Frame 1 (no input): blank canvas, image omitted
Frame 60 (no input): blank canvas, image omitted
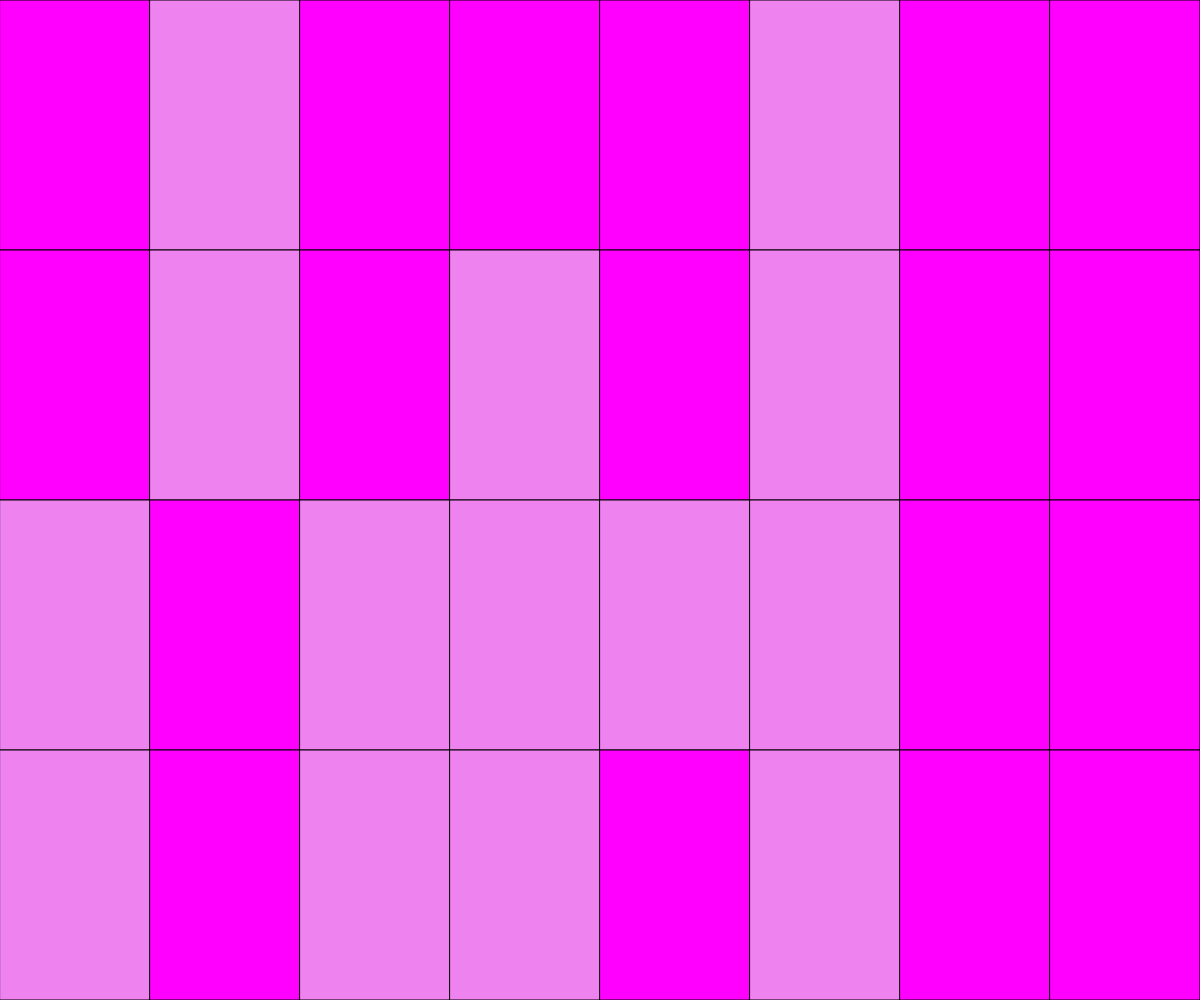
Frame 120 (the mouse pressed at the canvas centre since frame 60)

The p5.js sketch whose frames 1 and 60 were blank and that drew this single picture after the mouse press (run headless with seeded random() and noise() and a simulated clock; from frame 60 on, the mouse is pressed at the canvas centre):

// p5.js sketch
// ── sketch.js
// grid demo

let grid = 
[[1,0,1,1,1,0,1,1], [1,0,1,0,1,0,1,1], [0,1,0,0,1,0,1,1], [0,1,0,0,1,0,1,1], 
];

let state = "start";

function setup() {
  createCanvas(windowWidth, windowHeight);
}

function draw() {
  background(220);
  displayGrid(grid);
}

function displayGrid(grid) {
  let cellW = width / grid[0].length;
  let cellH = height / grid.length;

  for (let y = 0; y < grid.length; y++) {
    for (let x = 0; x < grid[y].length; x++) {
      if (state === "start") {
        fill("black");
      }
      if (state === "game") {
        if (grid[y][x] === 0) {
          fill("violet");
        }
        else if (grid[y][x] === 1) {
          fill("magenta");
        }
      }
      rect(x*cellW, y*cellH, cellW, cellH);
    }
  }
}

function mousePressed() {
  state = "game";
  let cellW = width / grid[0].length;
  let cellH = height / grid.length;

  let x = Math.floor(mouseX/cellW);
  let y = Math.floor(mouseY/cellH);

  if (grid[y][x] === 1) {
    grid[y][x] = 0;
  }
  else if (grid[y][x] === 0) {
    grid[y][x] = 1;
  }
}
